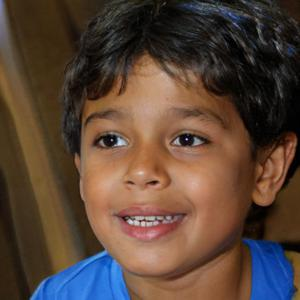
#> input picture backend/data/fake/fake_103.jpg, 300 x 300 px
$ python -i feature_extractor.py   (imports and definitions only)   (older library calls are emulated)
#> lines starting #> are read from the running program, lines starting #| are printed output that depends on the picture
#> further down, picture is the input picture: shape (300, 300, 3); mean B, G, R 56.2, 68.6, 89
"""Whole-image preprocessing with HOG, LBP, and FFT frequency features."""

from __future__ import annotations

import cv2
import numpy as np
from skimage.feature import hog, local_binary_pattern

IMAGE_SIZE = (256, 256)  # Increased from 128 to preserve fine artifacts
LBP_POINTS = 24
LBP_RADIUS = 3
LBP_BINS = LBP_POINTS + 2
HOG_FEATURE_SIZE = 8100
FFT_FEATURE_SIZE = 64     # Size of frequency spectrum features


def decode_image(image_bytes: bytes) -> np.ndarray:
    """Decode uploaded image bytes as a BGR image."""
    image = cv2.imdecode(np.frombuffer(image_bytes, dtype=np.uint8), cv2.IMREAD_COLOR)
    if image is None or image.size == 0:
        raise ValueError("The uploaded file is not a supported image.")
    if image.shape[0] * image.shape[1] > 40_000_000:
        raise ValueError("The image dimensions exceed the 40-megapixel limit.")
    return image


def prepare_image(image: np.ndarray) -> np.ndarray:
    """Resize and pad the whole image while preserving its aspect ratio."""
    if image is None or image.size == 0:
        raise ValueError("Cannot process an empty image.")

    height, width = image.shape[:2]
#> height = 300; width = 300

    scale = min(IMAGE_SIZE[0] / width, IMAGE_SIZE[1] / height)
#> scale = 0.853
    resized_width = min(IMAGE_SIZE[0], max(1, round(width * scale)))
#> resized_width = 256
    resized_height = min(IMAGE_SIZE[1], max(1, round(height * scale)))
#> resized_height = 256
    interpolation = cv2.INTER_AREA if scale < 1 else cv2.INTER_CUBIC
#> interpolation = 3
    resized = cv2.resize(
        image,
        (resized_width, resized_height),
        interpolation=interpolation,
    )
    horizontal_padding = IMAGE_SIZE[0] - resized_width
#> horizontal_padding = 0
    vertical_padding = IMAGE_SIZE[1] - resized_height
#> vertical_padding = 0
    left = horizontal_padding // 2
#> left = 0
    top = vertical_padding // 2
#> top = 0
    return cv2.copyMakeBorder(
        resized,
        top,
        vertical_padding - top,
        left,
        horizontal_padding - left,
        cv2.BORDER_REPLICATE,
    )


def extract_fft_features(gray_image: np.ndarray) -> np.ndarray:
    """Extract frequency domain features using 2D Fast Fourier Transform (FFT)."""
    f_transform = np.fft.fft2(gray_image)
    f_shift = np.fft.fftshift(f_transform)
    magnitude_spectrum = 20 * np.log(np.abs(f_shift) + 1)

    # Resize or crop the center spectrum to a fixed length vector
    h, w = magnitude_spectrum.shape
    center_h, center_w = h // 2, w // 2
    half_size = FFT_FEATURE_SIZE // 2
    center_crop = magnitude_spectrum[
        center_h - half_size : center_h + half_size,
        center_w - half_size : center_w + half_size
    ]
    return center_crop.flatten().astype(np.float32)


def features_from_image(image: np.ndarray) -> np.ndarray:
    """Build a fixed-length feature vector combining HOG, LBP, and FFT frequency features."""
    resized = prepare_image(image)
    gray = cv2.cvtColor(resized, cv2.COLOR_BGR2GRAY)
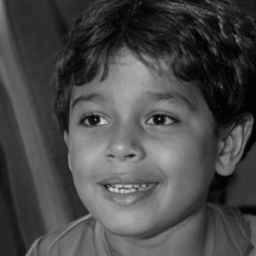
#> gray: shape (256, 256); min 0, max 215, mean 73.3

    # 1. Spatial shape features (HOG)
    hog_features = hog(
        gray,
        orientations=9,
        pixels_per_cell=(16, 16),  # Adjusted for 256x256 grid
        cells_per_block=(2, 2),
        block_norm="L2-Hys",
        feature_vector=True,
    )
#> hog_features = 8100 values, max 0.531 at index 8, min 0 at index 71, mean 0.131

    # 2. Local texture features (LBP)
    lbp = local_binary_pattern(
        gray,
        P=LBP_POINTS,
        R=LBP_RADIUS,
        method="uniform",
    )
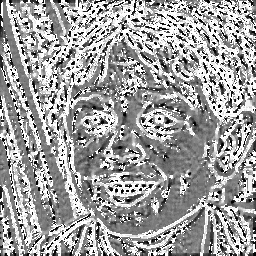
#> lbp: shape (256, 256) float64; min 0, max 25, mean 15.6; drawn with min black and max white
    lbp_histogram, _ = np.histogram(
        lbp.ravel(),
        bins=LBP_BINS,
        range=(0, LBP_BINS),
        density=True,
    )
#> lbp_histogram = 26 values, max 0.273 at index 25, min 0.0126 at index 18, mean 0.0385

    # 3. Frequency domain fingerprints (FFT)
    fft_features = extract_fft_features(gray)
#> in extract_fft_features, `magnitude_spectrum = 20 * np.log(np.abs(f_shift) + 1)`:
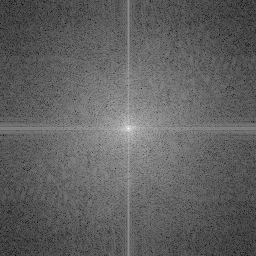
#> magnitude_spectrum: shape (256, 256) float64; min 19.25, max 307.7, mean 129.2; drawn with min black and max white
#> in extract_fft_features, `center_crop = magnitude_spectrum[ center_h - half_size : center_h + ha..`:
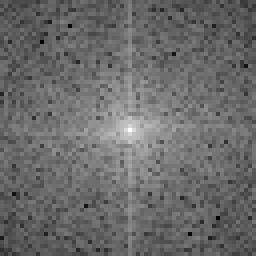
#> center_crop: shape (64, 64) float64 (shown 4 times larger); min 90.12, max 307.7, mean 181.2; drawn with min black and max white
#> fft_features = 4096 values, max 307.7 at index 2080, min 90.12 at index 650, mean 181.2

    return np.concatenate((hog_features, lbp_histogram, fft_features)).astype(np.float32)


def texture_hotspots(image: np.ndarray, grid_size: int = 8, limit: int = 10) -> list[dict[str, float]]:
    """Return normalized high-gradient grid locations for a display-only texture map."""
    gray = cv2.cvtColor(image, cv2.COLOR_BGR2GRAY)
    gradient_x = cv2.Sobel(gray, cv2.CV_32F, 1, 0, ksize=3)
    gradient_y = cv2.Sobel(gray, cv2.CV_32F, 0, 1, ksize=3)
    magnitude = cv2.magnitude(gradient_x, gradient_y)
    height, width = magnitude.shape
    cell_height = max(1, height // grid_size)
    cell_width = max(1, width // grid_size)
    cells: list[tuple[float, int, int]] = []

    for row in range(grid_size):
        for column in range(grid_size):
            y0, x0 = row * cell_height, column * cell_width
            cell = magnitude[y0 : min(y0 + cell_height, height), x0 : min(x0 + cell_width, width)]
            cells.append((float(cell.mean()), column, row))

    maximum = max((value for value, _, _ in cells), default=0.0)
    if maximum <= 0:
        return []

    strongest = sorted(cells, reverse=True)[:limit]
    return [
        {
            "x": round((column + 0.5) / grid_size, 4),
            "y": round((row + 0.5) / grid_size, 4),
            "intensity": round(value / maximum, 4),
        }
        for value, column, row in strongest
    ]

>>> import cv2
>>> picture = cv2.imread('data/fake/fake_103.jpg')
>>> result = features_from_image(picture)
#> result = 12222 values, max 307.7 at index 10206, min 0 at index 71, mean 60.8

$ run again, on backend/data/fake/fake_104.jpg
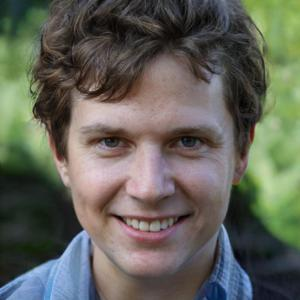
#> input picture backend/data/fake/fake_104.jpg, 300 x 300 px
#> picture is the input picture: shape (300, 300, 3); mean B, G, R 88.7, 98.7, 97.9
#> hog_features = 8100 values, max 0.502 at index 6545, min 0 at index 2879, mean 0.134
#> in features_from_image, `lbp = local_binary_pattern( gray, P=LBP_POINTS, R=LBP_RADIUS, method="..`:
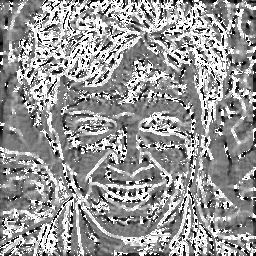
#> lbp: shape (256, 256) float64; min 0, max 25, mean 14.8; drawn with min black and max white
#> lbp_histogram = 26 values, max 0.22 at index 25, min 0.0113 at index 23, mean 0.0385
#> in extract_fft_features, `center_crop = magnitude_spectrum[ center_h - half_size : center_h + ha..`:
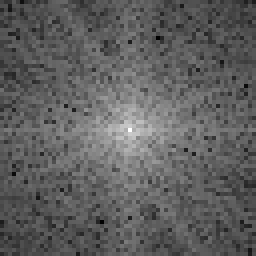
#> center_crop: shape (64, 64) float64 (shown 4 times larger); min 108.6, max 313.4, mean 185.4; drawn with min black and max white
#> fft_features = 4096 values, max 313.4 at index 2080, min 108.6 at index 615, mean 185.4
#> result = 12222 values, max 313.4 at index 10206, min 0 at index 2879, mean 62.21

$ run again, on backend/data/fake/fake_142.jpg
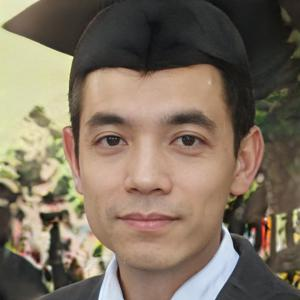
#> input picture backend/data/fake/fake_142.jpg, 300 x 300 px
#> picture is the input picture: shape (300, 300, 3); mean B, G, R 95.8, 112.5, 126.6
#> hog_features = 8100 values, max 0.756 at index 1094, min 0 at index 8, mean 0.129
#> in features_from_image, `lbp = local_binary_pattern( gray, P=LBP_POINTS, R=LBP_RADIUS, method="..`:
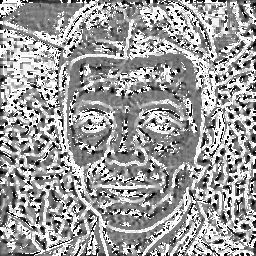
#> lbp: shape (256, 256) float64; min 0, max 25, mean 15.4; drawn with min black and max white
#> lbp_histogram = 26 values, max 0.246 at index 25, min 0.0135 at index 1, mean 0.0385
#> in extract_fft_features, `center_crop = magnitude_spectrum[ center_h - half_size : center_h + ha..`:
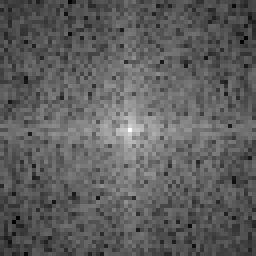
#> center_crop: shape (64, 64) float64 (shown 4 times larger); min 119.3, max 316.7, mean 192.4; drawn with min black and max white
#> fft_features = 4096 values, max 316.7 at index 2080, min 119.3 at index 17, mean 192.4
#> result = 12222 values, max 316.7 at index 10206, min 0 at index 8, mean 64.56

$ run again, on backend/data/fake/fake_15.jpg
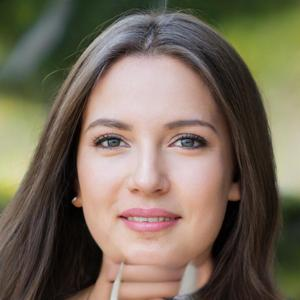
#> input picture backend/data/fake/fake_15.jpg, 300 x 300 px
#> picture is the input picture: shape (300, 300, 3); mean B, G, R 91, 107, 119.3
#> hog_features = 8100 values, max 0.72 at index 1573, min 0 at index 5, mean 0.114
#> in features_from_image, `lbp = local_binary_pattern( gray, P=LBP_POINTS, R=LBP_RADIUS, method="..`:
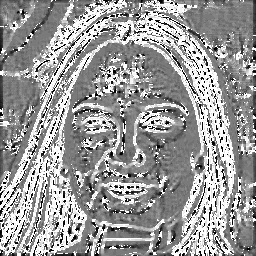
#> lbp: shape (256, 256) float64; min 0, max 25, mean 15.1; drawn with min black and max white
#> lbp_histogram = 26 values, max 0.236 at index 25, min 0.00891 at index 19, mean 0.0385
#> in extract_fft_features, `center_crop = magnitude_spectrum[ center_h - half_size : center_h + ha..`:
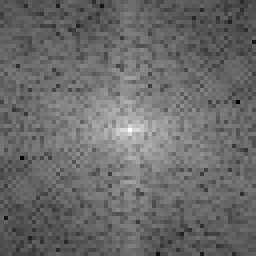
#> center_crop: shape (64, 64) float64 (shown 4 times larger); min 89.74, max 315.6, mean 183.9; drawn with min black and max white
#> fft_features = 4096 values, max 315.6 at index 2080, min 89.74 at index 1659, mean 183.9
#> result = 12222 values, max 315.6 at index 10206, min 0 at index 5, mean 61.71
